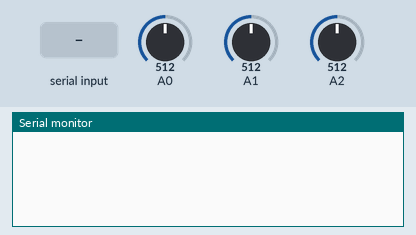
The program below on a simulated Arduino Uno, built with avr-gcc and run on an emulated ATmega328P. Parts: the last lines printed to the serial monitor. The test bench sets the inputs (shaded band); at power-on: A0 = 512, A1 = 512, A2 = 512.

Above: at 1.2 s.
1.3 s: "p" received over Serial
At 1.37 s:
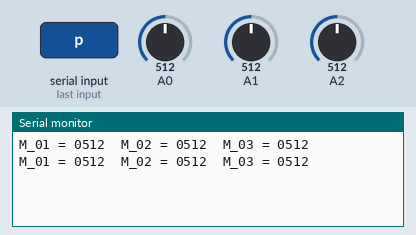
3.2 s: "P" received over Serial
At 4.29 s:
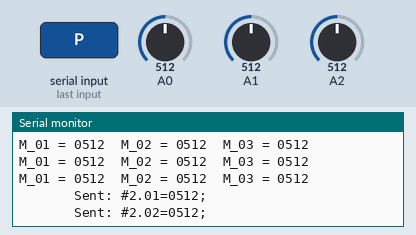
5.7 s: A0 set to 716
At 5.73 s:
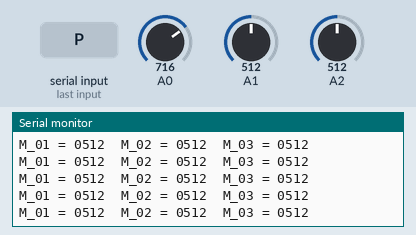
7.2 s: A1 set to 716
At 7.22 s:
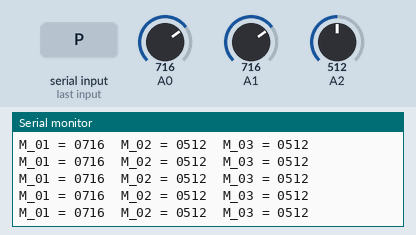
11.3 s: A2 set to 716
At 11.32 s:
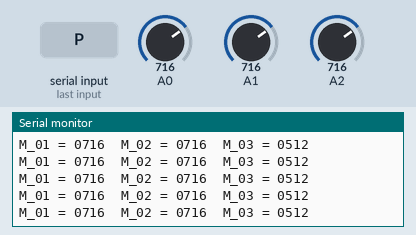
15.4 s: "P" received over Serial
Timing chart, 0 to 18.4 s (numbered marks = the images above; inputs shaded):
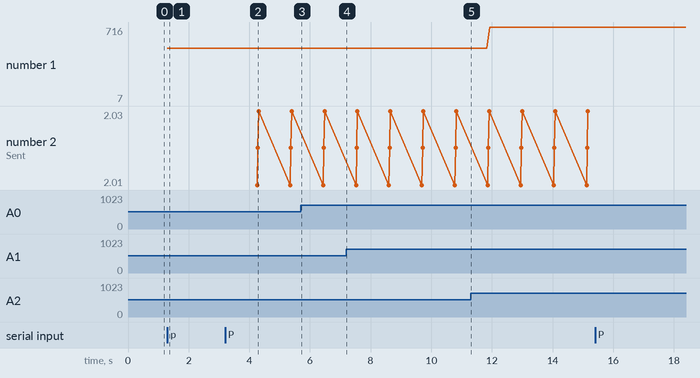

Measured:
- after the input at 1.3 s, the serial monitor: prints a new line at once (image 1)
- after the input at 3.2 s, the serial monitor: prints a new line after 1.1 s (image 2)
- plotted number 1: 716 → 7 after the input at 15.4 s

The program:

main.cpp
```cpp
////////////////////////////////////////////////////////////////////////
//
//   ArduinoPLC - Slave RS485
//   Software for Arduino NANO
//
////////////////////////////////////////////////////////////////////////

int Module_Number = 2; // Replace with the ID of Module

#include <Arduino.h> // necessário para o platform.io
#include <SoftwareSerial.h>

int RS485_T_RO_Pin = 2;
int RS485_T_DI_Pin = 3;
SoftwareSerial RS485_Transmit(RS485_T_RO_Pin, RS485_T_DI_Pin);

bool Monitor_Program = false;
bool Monitor_Protocol = false;

unsigned long Timer_1_Control = 0;
int Timer_1_Value = 0;

String Memory_01 = "XXXX";
String Memory_02 = "XXXX";
String Memory_03 = "XXXX";

String Value_Format(int Value)
{
  String Value_Formated = String(Value);

  if (Value < 1000)
  {
    Value_Formated = "0" + Value_Formated;
  }
  if (Value < 100)
  {
    Value_Formated = "0" + Value_Formated;
  }
  if (Value < 10)
  {
    Value_Formated = "0" + Value_Formated;
  }
  return Value_Formated;
}

void Monitor_Control()
{
  while (Serial.available())
  {
    char byteRec = Serial.read();

    if (byteRec == 'p')
    {
      Monitor_Program = !Monitor_Program;
    }
    if (byteRec == 'P')
    {
      Monitor_Protocol = !Monitor_Protocol;
    }
  }
}

void RS485_Write(int Module_Number, String Memory_Number, String Memory_Value)
{
  String Command = "#" + String(Module_Number) + "." + Memory_Number + "=" + Memory_Value + ";";

  RS485_Transmit.print(Command);

  if (Monitor_Protocol == true)
  {
    Serial.print("\t\t\t Sent: ");
    Serial.println(Command);
  }
}

void Timer_1_Set()
{
  unsigned long currentMillis = millis();
  Timer_1_Control = currentMillis;
  Timer_1_Value = 1;
}

void Timer_1(unsigned long Interval)
{
  unsigned long currentMillis = millis();
  unsigned long Timer_Comparation = currentMillis - Timer_1_Control;
  if (Timer_Comparation > Interval)
  {
    Timer_1_Value = 0;
  }
}

void Process()
{
  Timer_1(1000);
  if (Timer_1_Value == 0)
  {
    Memory_01 = Value_Format(analogRead(A0));
    Memory_02 = Value_Format(analogRead(A1));
    Memory_03 = Value_Format(analogRead(A2));

    RS485_Write(Module_Number, "01", Memory_01);
    RS485_Write(Module_Number, "02", Memory_02);
    RS485_Write(Module_Number, "03", Memory_03);
    Timer_1_Set();
  }
}

void Program_Monitor()
{
  if (Monitor_Program == true)
  {
    Serial.print("M_01 = ");
    Serial.print(Memory_01);
    Serial.print("  ");
    Serial.print("M_02 = ");
    Serial.print(Memory_02);
    Serial.print("  ");
    Serial.print("M_03 = ");
    Serial.print(Memory_03);
    Serial.println("");
  }
}

void setup()
{
  RS485_Transmit.begin(9600);

  Serial.begin(9600);

  pinMode(A0, INPUT);
  pinMode(A1, INPUT);
  pinMode(A2, INPUT);
} // setup()

void loop()
{
  Monitor_Control();
  Program_Monitor();
  Process();
} // loop()
```
